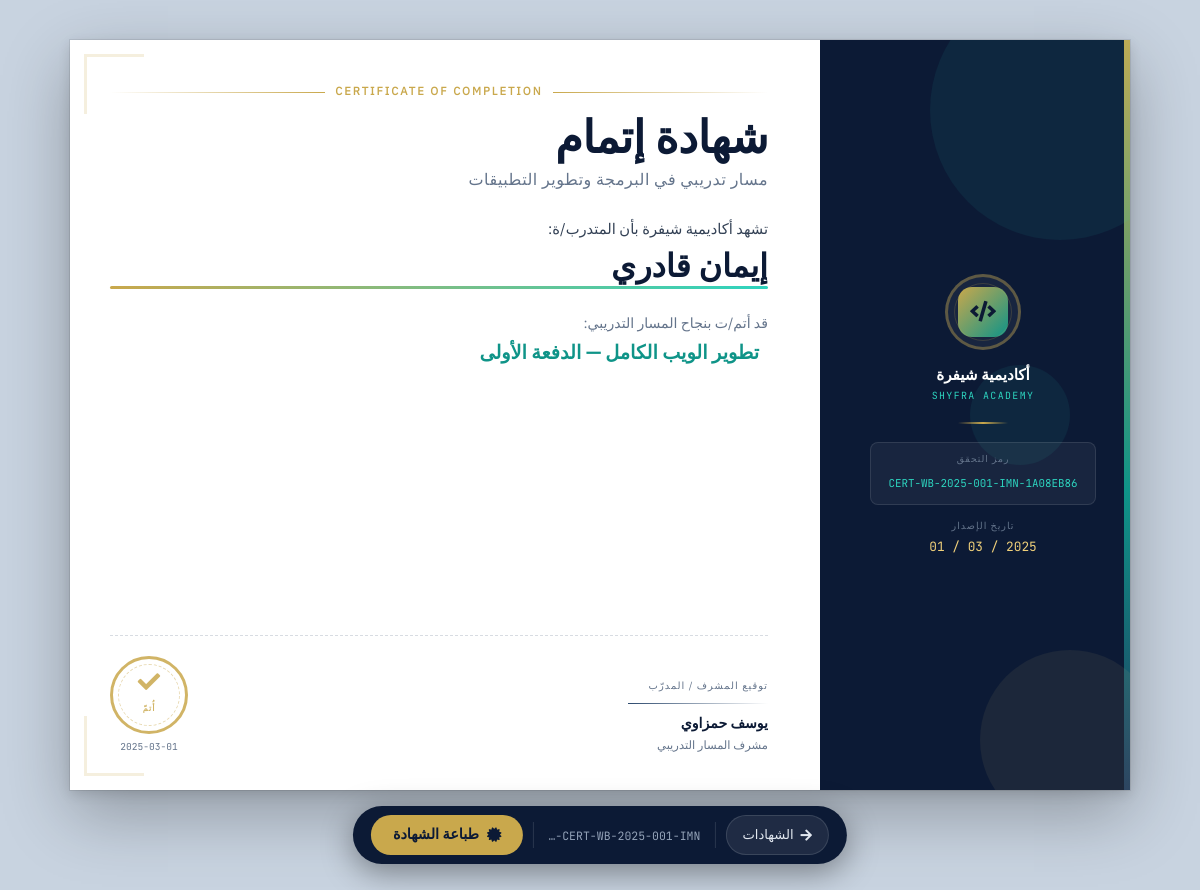
/certificate/2/print (signed in), run on the app's committed database.
### models.py (models this page shows, shortened)
class Certificate(db.Model):
    __tablename__ = "Certificates"
    certificate_id   = db.Column(db.Integer,    primary_key=True, autoincrement=True)
    member_id        = db.Column(db.Integer,
                                 db.ForeignKey("Users.user_id",
                                               onupdate="CASCADE", ondelete="CASCADE"),
                                 nullable=False, index=True)
    group_id         = db.Column(db.Integer,
                                 db.ForeignKey("Groups.group_id",
                                               onupdate="CASCADE", ondelete="CASCADE"),
                                 nullable=False, index=True)
    issued_by        = db.Column(db.Integer,
                                 db.ForeignKey("Users.user_id",
                                               onupdate="CASCADE", ondelete="SET NULL"),
                                 nullable=True)
    issue_date       = db.Column(db.Date,       nullable=False, default=date.today)
    certificate_code = db.Column(db.String(64), nullable=False, unique=True)
    member = db.relationship("User",  back_populates="certificates",
                             foreign_keys=[member_id])
    issuer = db.relationship("User",  back_populates="issued_certificates",
                             foreign_keys=[issued_by])
    group  = db.relationship("Group", back_populates="certificates")

class User(UserMixin, db.Model):           # UserMixin MUST come before db.Model
    __tablename__ = "Users"
    user_id       = db.Column(db.Integer,     primary_key=True, autoincrement=True)
    fname         = db.Column(db.String(60),  nullable=False,   comment="الاسم الأول")
    lname         = db.Column(db.String(60),  nullable=False,   comment="اسم العائلة")
    email         = db.Column(db.String(150), nullable=False,   unique=True, index=True)
    password_hash = db.Column(db.String(255), nullable=False)
    role          = db.Column(db.Enum(RoleEnum),       nullable=False,
                              default=RoleEnum.Member, index=True)
    status        = db.Column(db.Enum(UserStatusEnum), nullable=False,
                              default=UserStatusEnum.Active, index=True)
    created_at    = db.Column(db.DateTime, nullable=False, default=datetime.utcnow)
    supervised_groups = db.relationship(
        "Group", back_populates="supervisor",
        foreign_keys="Group.supervisor_id", lazy="dynamic",
    )
    group_memberships = db.relationship(
        "GroupMember", back_populates="member",
        cascade="all, delete-orphan", lazy="dynamic",
    )
    subscriptions = db.relationship(
        "Subscription", back_populates="member",
        cascade="all, delete-orphan", lazy="dynamic",
    )
    certificates = db.relationship(
        "Certificate", back_populates="member",
        foreign_keys="Certificate.member_id",
        cascade="all, delete-orphan", lazy="dynamic",
    )
    issued_certificates = db.relationship(
        "Certificate", back_populates="issuer",
        foreign_keys="Certificate.issued_by", lazy="dynamic",
    )
    @property
    def is_active(self) -> bool:
        return self.status == UserStatusEnum.Active

class Group(db.Model):
    __tablename__ = "Groups"
    group_id      = db.Column(db.Integer,     primary_key=True, autoincrement=True)
    group_name    = db.Column(db.String(150), nullable=False)
    description   = db.Column(db.Text,        nullable=True)
    supervisor_id = db.Column(
        db.Integer,
        db.ForeignKey("Users.user_id", onupdate="CASCADE", ondelete="SET NULL"),
        nullable=True, index=True,
    )
    created_at = db.Column(db.DateTime, nullable=False, default=datetime.utcnow)
    supervisor   = db.relationship("User", back_populates="supervised_groups",
                                   foreign_keys=[supervisor_id])
    member_links = db.relationship("GroupMember", back_populates="group",
                                   cascade="all, delete-orphan", lazy="dynamic")
    certificates = db.relationship("Certificate", back_populates="group",
                                   cascade="all, delete-orphan", lazy="dynamic")

### certificate_routes.py (the view)
    @app.route("/certificate/<int:cert_id>/print", methods=["GET"])
    @login_required
    def print_certificate(cert_id: int):
        certificate = db.session.get(Certificate, cert_id)
        if certificate is None:
            abort(404)
        if current_user.role == RoleEnum.Member and current_user.user_id != certificate.member_id:
            flash("ليس لديك صلاحية لطباعة هذه الشهادة.", "danger")
            return redirect(url_for("certificates"))
        return render_template(
            "print_certificate.html",
            certificate = certificate,
            member      = certificate.member,
            group       = certificate.group,
            issuer      = certificate.issuer,
        )

### app.py (called while the page is built)
def _init_login_manager(app: Flask) -> None:
    login_manager.init_app(app)
    login_manager.login_view         = "login"
    login_manager.login_message      = "يرجى تسجيل الدخول للوصول إلى هذه الصفحة."
    login_manager.login_message_category = "warning"
    login_manager.remember_cookie_name = "shyfra_remember"
    @login_manager.user_loader
    def load_user(user_id: str) -> User | None:
        try:
            return db.session.get(User, int(user_id))
        except (ValueError, TypeError):
            return None
    @login_manager.unauthorized_handler
    def unauthorized():
        """Custom handler so we can flash a specific message."""
        flash("يجب تسجيل الدخول أولاً للوصول إلى هذه الصفحة.", "warning")
        return redirect(url_for("login"))

### certificate_routes.py (called while the page is built)
def _register_certificate_routes(app) -> None:
    @app.route("/certificate/<int:cert_id>/print", methods=["GET"])
    @login_required
    def print_certificate(cert_id: int):
        certificate = db.session.get(Certificate, cert_id)
        if certificate is None:
            abort(404)
        if current_user.role == RoleEnum.Member and current_user.user_id != certificate.member_id:
            flash("ليس لديك صلاحية لطباعة هذه الشهادة.", "danger")
            return redirect(url_for("certificates"))
        return render_template(
            "print_certificate.html",
            certificate = certificate,
            member      = certificate.member,
            group       = certificate.group,
            issuer      = certificate.issuer,
        )

### templates/print_certificate.html (shortened to what this page needs)
<!DOCTYPE html>
<html lang="ar" dir="rtl">
<head>
    <link rel="stylesheet" href="{{ url_for('static', filename='css/bootstrap.rtl.min.css') }}" />
    <link rel="stylesheet" href="{{ url_for('static', filename='css/fontawesome.css') }}" />
    <link rel="stylesheet" href="{{ url_for('static', filename='css/fonts.css') }}" />
</head>
<body>
    <div class="action-bar no-print" role="toolbar" aria-label="إجراءات الشهادة">
        <a href="{{ url_for('certificates') }}" class="btn-back" aria-label="العودة إلى قائمة الشهادات">
            <i class="fa-solid fa-arrow-right" aria-hidden="true"></i>
            الشهادات
        </a>
        <span class="bar-info" aria-hidden="true">
            {{ certificate.certificate_code | truncate(22, True, '…') }}
        </span>
        <button class="btn-print" onclick="window.print()" type="button" aria-label="طباعة الشهادة">
            <i class="fa-solid fa-certificate" aria-hidden="true"></i>
            طباعة الشهادة
        </button>
    </div>
    <article class="cert-canvas" role="document" aria-label="شهادة إتمام مسار — {{ member.fname }} {{ member.lname }}">
        <aside class="cert-panel-left" aria-hidden="true">
            <div class="cert-accent-bar"></div>
            <div class="deco-circle deco-c1"></div>
            <div class="deco-circle deco-c2"></div>
            <div class="deco-circle deco-c3"></div>
            <div class="panel-content">
                <div class="cert-logo-ring">
                    <div class="cert-logo-icon">
                        <i class="fa-solid fa-code"></i>
                    </div>
                </div>
                <div class="panel-academy-ar">أكاديمية شيفرة</div>
                <div class="panel-academy-en">Shyfra Academy</div>
                <div class="panel-divider"></div>
                <div class="cert-code-block">
                    <span class="cert-code-label">رمز التحقق</span>
                    <span class="cert-code-value">
                        {{ certificate.certificate_code }}
                    </span>
                </div>
                <span class="panel-date-label">تاريخ الإصدار</span>
                <span class="panel-date-value">
                    {{ certificate.issue_date.strftime('%Y / %m / %d') }}
                </span>
            </div>
        </aside>
        <main class="cert-main">
            <div class="corner corner-tl" aria-hidden="true"></div>
            <div class="corner corner-bl" aria-hidden="true"></div>
            <div class="cert-eyebrow" aria-hidden="true">
                <div class="eyebrow-line"></div>
                <span class="eyebrow-text">Certificate of Completion</span>
                <div class="eyebrow-line" style="background:linear-gradient(90deg,transparent,var(--gold));"></div>
            </div>
            <h1 class="cert-title">شهادة إتمام</h1>
            <p class="cert-title-sub">مسار تدريبي في البرمجة وتطوير التطبيقات</p>
            <p class="cert-intro">تشهد أكاديمية شيفرة بأن المتدرب/ة:</p>
            <div class="cert-member-name" aria-label="اسم المتدرب: {{ member.fname }} {{ member.lname }}">
                {{ member.fname }} {{ member.lname }}
            </div>
            <p class="cert-course-intro">
                قد أتم/ت بنجاح المسار التدريبي:
            </p>
            <div class="cert-course-name" aria-label="اسم المسار: {{ group.group_name }}">
                {{ group.group_name }}
            </div>
            <div class="cert-bottom">
                <div class="issuer-block" aria-label="معلومات المشرف المُصدر">
                    <span class="issuer-label">توقيع المشرف / المدرّب</span>
                    <div class="issuer-sig-line" aria-hidden="true"></div>
                    <span class="issuer-name">
                        {% if issuer %}
                        {{ issuer.fname }} {{ issuer.lname }}
                        {% else %}
                        أكاديمية شيفرة
                        {% endif %}
                    </span>
                    <span class="issuer-role">
                        {% if issuer %}
                        مشرف المسار التدريبي
                        {% else %}
                        الإدارة العامة
                        {% endif %}
                    </span>
                </div>
                <div class="cert-stamp" aria-label="ختم الإتمام">
                    <div class="stamp-ring">
                        <div class="stamp-inner">
                            <i class="fa-solid fa-check stamp-check" aria-hidden="true"></i>
                            <span class="stamp-word">أُتمّ</span>
                        </div>
                    </div>
                    <span class="stamp-date">
                        {{ certificate.issue_date.strftime('%Y-%m-%d') }}
                    </span>
                </div>
            </div>
        </main>
    </article>
</body>
</html>

### data on the page
Certificate: certificate_code "CERT-WB-2025-001-IMN-…", certificate_code "CERT-WB-2025-001-IMN-1A08EB86", issue_date "2025 / 03 / 01", issue_date "2025-03-01"
User: fname "إيمان", lname "قادري"
Group: group_name "تطوير الويب الكامل — الدفعة الأولى"
User: fname "يوسف", lname "حمزاوي"
